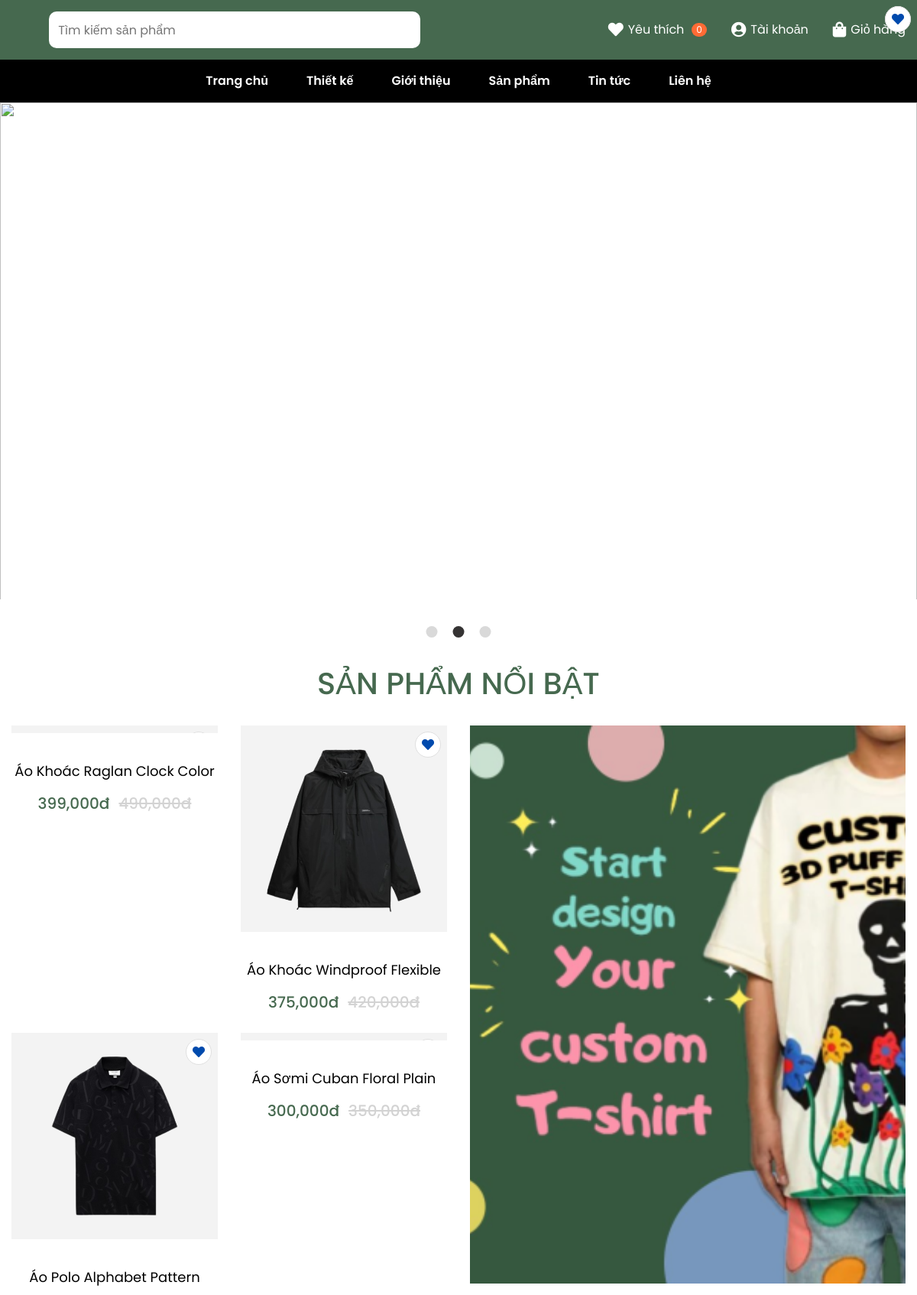
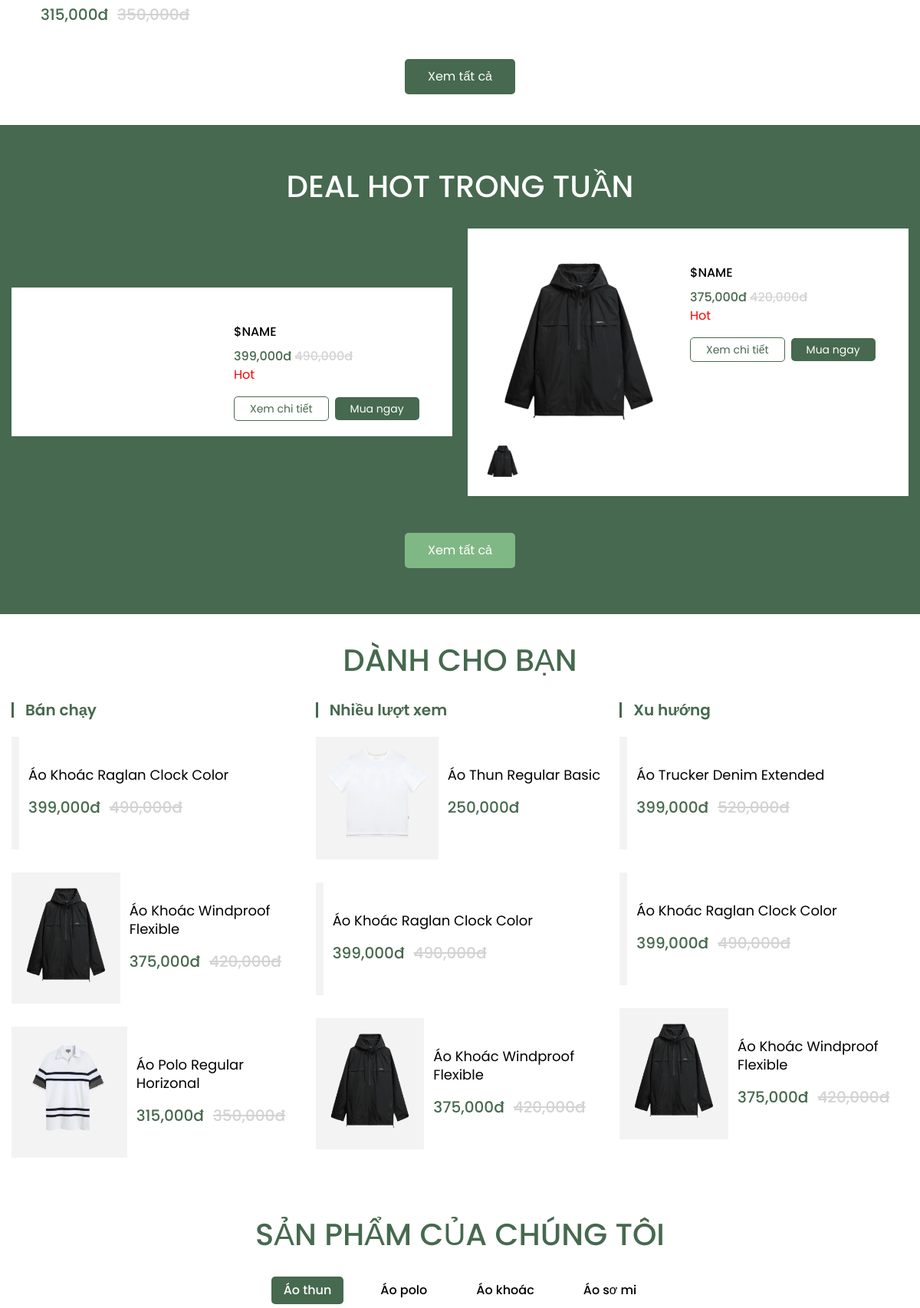
The page / (upper part) on the database its author committed (2 pictures, top to bottom).
### tables this page shows
CREATE TABLE `product` (
  `id` int(5) NOT NULL,
  `ma_sanpham` varchar(10) NOT NULL,
  `name` varchar(100) NOT NULL,
  `price` double(10,2) NOT NULL DEFAULT 0.00,
  `priceold` double(10,2) NOT NULL DEFAULT 0.00,
  `hot` tinyint(1) NOT NULL DEFAULT 0,
  `noibat` tinyint(1) NOT NULL DEFAULT 0,
  `chitiet` varchar(1000) DEFAULT NULL,
  `gioitinh` tinyint(1) DEFAULT 0,
  `idcatalog` int(3) NOT NULL,
  `bestsell` tinyint(1) NOT NULL DEFAULT 0,
  `view` int(6) NOT NULL DEFAULT 0,
  `trend` tinyint(1) NOT NULL DEFAULT 0
);

CREATE TABLE `img_product_color` (
  `id` int(8) NOT NULL,
  `main_img` varchar(200) NOT NULL,
  `sub_img1` varchar(200) DEFAULT NULL,
  `sub_img2` varchar(200) DEFAULT NULL,
  `sub_img3` varchar(200) DEFAULT NULL,
  `id_product` int(5) NOT NULL,
  `id_color` int(3) NOT NULL
);

CREATE TABLE `catalog` (
  `id` int(3) NOT NULL,
  `name` varchar(50) NOT NULL,
  `stt` int(3) NOT NULL DEFAULT 0,
  `sethome` tinyint(1) NOT NULL DEFAULT 0
);

### model/connectdb.php (called while the page is built, shortened)
<?php
function pdo_get_connection(){
   $dburl = "mysql:host=localhost;dbname=zstyle;charset=utf8";
   $username = 'root';
   $password = '';
   $conn = new PDO($dburl, $username, $password);
   $conn->setAttribute(PDO::ATTR_ERRMODE, PDO::ERRMODE_EXCEPTION);
   return $conn;
}
function pdo_query($sql){
   $sql_args = array_slice(func_get_args(), 1);
   try{
       $conn = pdo_get_connection();
       $stmt = $conn->prepare($sql);
       $stmt->execute($sql_args);
       $rows = $stmt->fetchAll();
       return $rows;
   }
   catch(PDOException $e){
       throw $e;
   }
   finally{
       unset($conn);
   }
}
function pdo_query_one($sql){
   $sql_args = array_slice(func_get_args(), 1);
   try{
       $conn = pdo_get_connection();
       $stmt = $conn->prepare($sql);
       $stmt->execute($sql_args);
       $row = $stmt->fetch(PDO::FETCH_ASSOC);
       return $row;
   }
   catch(PDOException $e){
       throw $e;
   }
   finally{
       unset($conn);
   }
}
?>

### model/catalog.php (called while the page is built, shortened)
<?php
   function getcatalog_home(){
      $sql="SELECT * FROM catalog where sethome=1 ORDER BY stt";
      return pdo_query($sql);
   }
?>

### model/product.php (the view, shortened to what this page needs)
<?php
   function sale($item){
      if($item['priceold']>0){
         return '<span class="product-price-old">'.number_format($item['priceold'],0,'',',').'đ</span>';
      }else{
         return '';
      }
   }
   function showproduct($product){
         extract($product);
         $img=getimg_product_main($id)['main_img'];
            $linkdetail='index.php?pg=detail&id='.$id;
            $isLoggedIn = (isset($_SESSION['loginuser']) && isset($_SESSION['role']) && $_SESSION['role']==0 && isset($_SESSION['iduser']));
            $isFav = false;
            $favClass = $isFav ? ' active' : '';
            $strproduct='<div class="product-item">
                              <div class="product-images">
                              <a href="'.$linkdetail.'">
                                 '.check_img($img).'
                              </a>
                              <button class="wishlist-toggle'.$favClass.'" data-product-id="'.$id.'" title="Yêu thích">
                                <i class="fa fa-heart" aria-hidden="true"></i>
                              </button>
                              <div class="icons">
                                 <a href="'.$linkdetail.'" class="views">Xem chi tiết</a>
                                 <a href="index.php?pg=checkout&id='.$id.'" class="add">Mua ngay</a>
                              </div>
                              </div>
                              <div class="product-title">'.$name.'</div>
                              <div class="product-price">
                              '.number_format($product['price'],0,'',',').'đ
                                 '.sale($product).'
                              </div>
                           </div>';
            return $strproduct;
   }
   function check_img($img){
      $projectRoot = dirname(__DIR__);
      $urlBase = PATH_IMG;
      if(is_array($img)){
         $html_img='';
         foreach ($img as $item) {
            $filename = str_replace(["\n","\r"],"", $item);
            $fsPath = $projectRoot . DIRECTORY_SEPARATOR . 'upload' . DIRECTORY_SEPARATOR . $filename;
            $url = $urlBase.$filename;
            if(is_file($fsPath)){
               $html_img.= '<img src="'.$url.'">';
            }
         }
         return $html_img;
      }else{
         $filename = str_replace(["\n","\r"],"", $img);
         $fsPath = $projectRoot . DIRECTORY_SEPARATOR . 'upload' . DIRECTORY_SEPARATOR . $filename;
         $url = $urlBase.$filename;
         if(is_file($fsPath)){
            return '<img src="'.$url.'">';
         }else{
            return '';
         }
      }
   }
   function showproduct_box($product){
         extract($product);
         $img=getimg_product_main($id);
            $linkdetail='index.php?pg=detail&id='.$id;
                  $isLoggedIn = (isset($_SESSION['loginuser']) && isset($_SESSION['role']) && $_SESSION['role']==0 && isset($_SESSION['iduser']));
                  $isFav = false;
                  $favClass = $isFav ? ' active' : '';
                  $strproduct='<div class="deal-item">
            <div class="deal-list">
              <div class="deal-item__image">
                <a href="'.$linkdetail.'">
                  '.check_img($img['main_img']).'
                </a>
                        <button class="wishlist-toggle'.$favClass.'" data-product-id="'.$id.'" title="Yêu thích">
                           <i class="fa fa-heart" aria-hidden="true"></i>
                        </button>
                <div class="deal-items">
                  '.check_img($img).'
                </div>
              </div>
              <div class="deal-content">
                <div class="deal-title">$name</div>
                <div class="deal-price">'.number_format($product['price'],0,'',',').'đ
                '.sale($product).'
                </div>
                <div class="deal-bestseller">Hot</div>
                <div class="deal-auth">
                  <a href="'.$linkdetail.'" class="deal-view">Xem chi tiết</a>
                  <a href="index.php?pg=checkout&id='.$id.'" class="add"><button class="deal-btn">Mua ngay</button></a>
                </div>
              </div>
            </div>
          </div>';
            return $strproduct;
   }
   function showproduct_column($product, $trangthai){
      $i=0;
      $strproduct='';
      foreach ($product as $item) {
         $i++;
         extract($item);
         $img=getimg_product_main($id)['main_img'];
         $img = str_replace(array("\n", "\r", " "), "", $img);
         $hinh=PATH_IMG.$img;
         if(is_file($hinh)){
            $img2= '<img class="top-img" src="'.$hinh.'">';
         }else{
            $img2= '';
         }
            $linkdetail='index.php?pg=detail&id='.$id;
            if($i==1){
               $strproduct.='<div class="top-item">
                              <h2 class="top-item-title">'.$trangthai.'</h2>
                              <div class="product-item top-flex">
                              <div class="product-images">
                              <a href="'.$linkdetail.'">
                                 '.$img2.'
                              </a>
                              </div>
                              <div class="top-body">
                              <div class="product-title">'.$name.'</div>
                              <div class="product-price">'.number_format($item['price'],0,'',',').'đ
                              '.sale($item).'
                              </div>
                              <div class="top-btn">
                              <a href="index.php?pg=checkout&id='.$id.'" class="add"><button class="deal-btn">Mua ngay</button></a>
                              </div>
                              </div>
                           </div>
                           </div>';
            }else{
               $strproduct.='<div class="top-item">
                              <div class="product-item top-flex">
                              <div class="product-images">
                              <a href="'.$linkdetail.'">
                                 '.$img2.'
                              </a>
                              </div>
                              <div class="top-body">
                              <div class="product-title">'.$name.'</div>
                              <div class="product-price">'.number_format($item['price'],0,'',',').'đ
                              '.sale($item).'
                              </div>
                              <div class="top-btn">
                              <a href="index.php?pg=checkout&id='.$id.'" class="add"><button class="deal-btn">Mua ngay</button></a>
                              </div>
                              </div>
                           </div>
                           </div>';
            }
     }
     echo $strproduct;
   }
   function getproduct_hot($limit){
   $sql = "SELECT * FROM product where hot = 1 order by id desc limit ".$limit;
   return pdo_query($sql);
   }
   function getimg_product_main($id_product){
      $sql = "SELECT * FROM img_product_color where id_product = ? limit 1";
      return pdo_query_one($sql, $id_product);
  }
   function getproduct_noibat($limit){
      $sql = "SELECT * FROM product where noibat = 1 order by id desc limit ".$limit;
      return pdo_query($sql);
  }
  function getproduct_bestsell($limit){
   $sql = "SELECT * FROM product where bestsell = 1 order by id desc limit ".$limit;
   return pdo_query($sql);
}
function getproduct_trend($limit){
   $sql = "SELECT * FROM product where trend = 1 order by id desc limit ".$limit;
   return pdo_query($sql);
}
function getproduct_topview($limit){
   $sql = "SELECT * FROM product order by view desc limit ".$limit;
   return pdo_query($sql);
}
?>

### view/home.php (shortened to what this page needs)
<section class="hero">
   <div class="hero-slider">
     <div class="hero-item">
       <a href="index.php?pg=product">
         <img src="view/layout/assets/images/banner 2.png" alt="" />
       </a>
     </div>
   </div>
 </section>
 <section class="product">
   <div class="container">
     <div class="heading-primary">SẢN PHẨM NỔI BẬT</div>
     <div class="product-main">
       <div class="product-left">
         <div class="product-list product-list-2">
         <?php
           $html_product='';
           foreach ($product_noibat as $item) {
               $html_product.= showproduct($item);
           }
           echo $html_product;
       ?>
         </div>
       </div>
       <div class="product-right">
         <div class="product-banner">
           <a href="index.php?pg=design">
             <img class="banner-img" src="view/layout/assets/images/banner-custom-1.png" alt="" />
           </a>
         </div>
       </div>
     </div>
   </div>
   <div class="product-btn">
   <a href="index.php?pg=product"><button class="button-primary">Xem tất cả</button></a>
   </div>
 </section>
 <section class="deal">
   <div class="container">
     <div class="heading-primary deal-heading">DEAL HOT TRONG TUẦN</div>
     <div class="deal-main">
     <?php
           $html_product='';
           foreach ($product_hot as $item) {
               $html_product.= showproduct_box($item);
           }
           echo $html_product;
       ?>
     </div>
     <div class="product-btn">
       <a href="index.php?pg=product"><button class="button-primary button-secondary">Xem tất cả</button></a>
     </div>
   </div>
 </section>
 <section class="top">
   <div class="container">
     <div class="heading-primary">DÀNH CHO BẠN</div>
     <div class="top-list">
       <div class="top-main-list">
         <?= showproduct_column($product_bestsell, 'Bán chạy')?>
       </div>
       <div class="top-main-list">
       <?= showproduct_column($product_topview, 'Nhiều lượt xem')?>
       </div>
       <div class="top-main-list">
       <?= showproduct_column($product_trend, 'Xu hướng')?>
       </div>
     </div>
   </div>
 </section>
 <section class="product">
   <div class="container">
     <div class="heading-primary">SẢN PHẨM CỦA CHÚNG TÔI</div>
     <ul class="tab-menu">
       <?php
           $html_catalog='';
           $i=0;
           foreach ($catalog_home as $item) {
               $i++;
               if($i==1){
                   $html_catalog.='<li class="tab-item"><a onclick="click_catalog(this)" class="tab-link active">'.$item['name'].'</a></li>';
               }else{
                   $html_catalog.='<li class="tab-item"><a onclick="click_catalog(this)" class="tab-link">'.$item['name'].'</a></li>';
               }
           }
           echo $html_catalog;
       ?>
     </ul>
   </div>
 </section>

### rows shown on the page
product: name "Áo Khoác Raglan Clock Color", price "399,000", priceold "490,000", trangthai "Bán chạy"
product: shows a picture, name "Áo Khoác Windproof Flexible", price "375,000", priceold "420,000", img_product_color.main_img (picture), id.main_img (picture)
product: shows a picture, name "Áo Polo Alphabet Pattern", price "315,000", priceold "350,000"
product: name "Áo Sơmi Cuban Floral Plain", price "300,000", priceold "350,000"
img_product_color: main_img (picture)
product: id.main_img (picture), name "Áo Polo Regular Horizonal", price "315,000", priceold "350,000"
product: trangthai "Nhiều lượt xem", id.main_img (picture), name "Áo Thun Regular Basic", price "250,000"
product: trangthai "Xu hướng", name "Áo Trucker Denim Extended", price "399,000", priceold "520,000"
catalog: name "Áo thun"
catalog: name "Áo polo"
catalog: name "Áo khoác"
catalog: name "Áo sơ mi"

### other values the page prints
$wlCount "0"
$tentaikhoan "Tài khoản"
